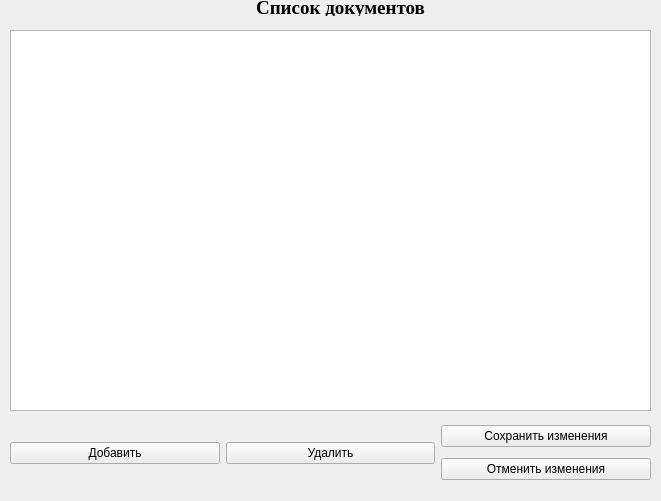
<?xml version="1.0" encoding="UTF-8"?>
<ui version="4.0">
 <class>List_My_Document_Widget</class>
 <widget class="QWidget" name="List_My_Document_Widget">
  <property name="geometry">
   <rect>
    <x>0</x>
    <y>0</y>
    <width>661</width>
    <height>501</height>
   </rect>
  </property>
  <property name="windowTitle">
   <string>Form</string>
  </property>
  <widget class="QTableView" name="tableView">
   <property name="geometry">
    <rect>
     <x>10</x>
     <y>30</y>
     <width>641</width>
     <height>381</height>
    </rect>
   </property>
  </widget>
  <widget class="QLabel" name="label">
   <property name="geometry">
    <rect>
     <x>90</x>
     <y>0</y>
     <width>501</width>
     <height>16</height>
    </rect>
   </property>
   <property name="font">
    <font>
     <family>Times New Roman</family>
     <pointsize>14</pointsize>
     <weight>75</weight>
     <bold>true</bold>
    </font>
   </property>
   <property name="layoutDirection">
    <enum>Qt::LeftToRight</enum>
   </property>
   <property name="text">
    <string>Список документов</string>
   </property>
   <property name="alignment">
    <set>Qt::AlignCenter</set>
   </property>
  </widget>
  <widget class="QWidget" name="layoutWidget">
   <property name="geometry">
    <rect>
     <x>10</x>
     <y>420</y>
     <width>641</width>
     <height>67</height>
    </rect>
   </property>
   <layout class="QHBoxLayout" name="horizontalLayout">
    <item>
     <widget class="QPushButton" name="pushButton">
      <property name="text">
       <string>Добавить</string>
      </property>
     </widget>
    </item>
    <item>
     <widget class="QPushButton" name="pushButton_5">
      <property name="text">
       <string>Удалить</string>
      </property>
     </widget>
    </item>
    <item>
     <layout class="QVBoxLayout" name="verticalLayout">
      <item>
       <widget class="QPushButton" name="pushButton_2">
        <property name="text">
         <string>Сохранить изменения</string>
        </property>
       </widget>
      </item>
      <item>
       <widget class="QPushButton" name="pushButton_3">
        <property name="text">
         <string>Отменить изменения</string>
        </property>
       </widget>
      </item>
     </layout>
    </item>
   </layout>
  </widget>
 </widget>
 <resources/>
 <connections/>
</ui>
